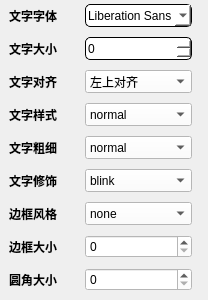
           <widget class="QWidget" name="widget_3" native="true">
            <property name="minimumSize">
             <size>
              <width>208</width>
              <height>300</height>
             </size>
            </property>
            <property name="maximumSize">
             <size>
              <width>208</width>
              <height>300</height>
             </size>
            </property>
            <property name="styleSheet">
             <string notr="true"/>
            </property>
            <layout class="QGridLayout" name="gridLayout_2">
             <property name="leftMargin">
              <number>9</number>
             </property>
             <property name="topMargin">
              <number>0</number>
             </property>
             <property name="bottomMargin">
              <number>0</number>
             </property>
             <property name="horizontalSpacing">
              <number>6</number>
             </property>
             <item row="8" column="2">
              <widget class="QSpinBox" name="spinBox_3">
               <property name="minimumSize">
                <size>
                 <width>107</width>
                 <height>23</height>
                </size>
               </property>
               <property name="styleSheet">
                <string notr="true">background-color: rgb(255, 255, 255);
color: rgb(0, 0, 0);</string>
               </property>
              </widget>
             </item>
             <item row="8" column="0">
              <widget class="QLabel" name="label_16">
               <property name="font">
                <font>
                 <weight>75</weight>
                 <bold>true</bold>
                </font>
               </property>
               <property name="text">
                <string>圆角大小</string>
               </property>
              </widget>
             </item>
             <item row="7" column="2">
              <widget class="QSpinBox" name="spinBox_2">
               <property name="minimumSize">
                <size>
                 <width>107</width>
                 <height>23</height>
                </size>
               </property>
               <property name="styleSheet">
                <string notr="true">background-color: rgb(255, 255, 255);
color: rgb(0, 0, 0);</string>
               </property>
              </widget>
             </item>
             <item row="0" column="0">
              <widget class="QLabel" name="label_8">
               <property name="minimumSize">
                <size>
                 <width>70</width>
                 <height>0</height>
                </size>
               </property>
               <property name="font">
                <font>
                 <weight>75</weight>
                 <bold>true</bold>
                </font>
               </property>
               <property name="text">
                <string>文字字体</string>
               </property>
              </widget>
             </item>
             <item row="3" column="2">
              <widget class="QComboBox" name="comboBox_2">
               <property name="minimumSize">
                <size>
                 <width>107</width>
                 <height>23</height>
                </size>
               </property>
               <property name="styleSheet">
                <string notr="true">background-color: rgb(255, 255, 255);
color: rgb(0, 0, 0);</string>
               </property>
               <item>
                <property name="text">
                 <string>normal</string>
                </property>
               </item>
               <item>
                <property name="text">
                 <string>oblique</string>
                </property>
               </item>
               <item>
                <property name="text">
                 <string>italic</string>
                </property>
               </item>
              </widget>
             </item>
             <item row="4" column="2">
              <widget class="QComboBox" name="comboBox_3">
               <property name="minimumSize">
                <size>
                 <width>107</width>
                 <height>23</height>
                </size>
               </property>
               <property name="styleSheet">
                <string notr="true">background-color: rgb(255, 255, 255);
color: rgb(0, 0, 0);</string>
               </property>
               <item>
                <property name="text">
                 <string>normal</string>
                </property>
               </item>
               <item>
                <property name="text">
                 <string>bold</string>
                </property>
               </item>
               <item>
                <property name="text">
                 <string>lighter</string>
                </property>
               </item>
              </widget>
             </item>
             <item row="5" column="2">
              <widget class="QComboBox" name="comboBox_4">
               <property name="minimumSize">
                <size>
                 <width>107</width>
                 <height>23</height>
                </size>
               </property>
               <property name="styleSheet">
                <string notr="true">background-color: rgb(255, 255, 255);
color: rgb(0, 0, 0);</string>
               </property>
               <item>
                <property name="text">
                 <string>blink</string>
                </property>
               </item>
               <item>
                <property name="text">
                 <string>underline</string>
                </property>
               </item>
               <item>
                <property name="text">
                 <string>overline</string>
                </property>
               </item>
               <item>
                <property name="text">
                 <string>line-through</string>
                </property>
               </item>
              </widget>
             </item>
             <item row="7" column="3">
              <spacer name="horizontalSpacer_10">
               <property name="orientation">
                <enum>Qt::Horizontal</enum>
               </property>
               <property name="sizeType">
                <enum>QSizePolicy::Minimum</enum>
               </property>
               <property name="sizeHint" stdset="0">
                <size>
                 <width>31</width>
                 <height>20</height>
                </size>
               </property>
              </spacer>
             </item>
             <item row="0" column="2">
              <widget class="QFontComboBox" name="fontComboBox">
               <property name="minimumSize">
                <size>
                 <width>107</width>
                 <height>23</height>
                </size>
               </property>
               <property name="styleSheet">
                <string notr="true">background-color: rgb(255, 255, 255);
color: rgb(0, 0, 0);
border-color:rgba(0,0,0,255);
border-style:solid;
border-width:1px;
border-radius:5px;
font:15px &quot;宋体&quot;;</string>
               </property>
              </widget>
             </item>
             <item row="6" column="2">
              <widget class="QComboBox" name="comboBox_5">
               <property name="minimumSize">
                <size>
                 <width>107</width>
                 <height>23</height>
                </size>
               </property>
               <property name="styleSheet">
                <string notr="true">background-color: rgb(255, 255, 255);
color: rgb(0, 0, 0);</string>
               </property>
               <item>
                <property name="text">
                 <string>none</string>
                </property>
               </item>
               <item>
                <property name="text">
                 <string>solid</string>
                </property>
               </item>
               <item>
                <property name="text">
                 <string>dotted</string>
                </property>
               </item>
               <item>
                <property name="text">
                 <string>dashed</string>
                </property>
               </item>
               <item>
                <property name="text">
                 <string>double</string>
                </property>
               </item>
               <item>
                <property name="text">
                 <string>groove</string>
                </property>
               </item>
               <item>
                <property name="text">
                 <string>ridge</string>
                </property>
               </item>
               <item>
                <property name="text">
                 <string>inset</string>
                </property>
               </item>
               <item>
                <property name="text">
                 <string>outset</string>
                </property>
               </item>
               <item>
                <property name="text">
                 <string>inherit</string>
                </property>
               </item>
              </widget>
             </item>
             <item row="2" column="2">
              <widget class="QComboBox" name="comboBox">
               <property name="minimumSize">
                <size>
                 <width>107</width>
                 <height>23</height>
                </size>
               </property>
               <property name="styleSheet">
                <string notr="true">background-color: rgb(255, 255, 255);
color: rgb(0, 0, 0);
</string>
               </property>
               <item>
                <property name="text">
                 <string>左上对齐</string>
                </property>
               </item>
               <item>
                <property name="text">
                 <string>左下对齐</string>
                </property>
               </item>
               <item>
                <property name="text">
                 <string>左对齐</string>
                </property>
               </item>
               <item>
                <property name="text">
                 <string>右上对齐</string>
                </property>
               </item>
               <item>
                <property name="text">
                 <string>右下对齐</string>
                </property>
               </item>
               <item>
                <property name="text">
                 <string>右对齐</string>
                </property>
               </item>
               <item>
                <property name="text">
                 <string>上局中</string>
                </property>
               </item>
               <item>
                <property name="text">
                 <string>下局中</string>
                </property>
               </item>
               <item>
                <property name="text">
                 <string>居中</string>
                </property>
               </item>
              </widget>
             </item>
             <item row="4" column="0">
              <widget class="QLabel" name="label_12">
               <property name="font">
                <font>
                 <weight>75</weight>
                 <bold>true</bold>
                </font>
               </property>
               <property name="text">
                <string>文字粗细</string>
               </property>
              </widget>
             </item>
             <item row="5" column="0">
              <widget class="QLabel" name="label_13">
               <property name="font">
                <font>
                 <weight>75</weight>
                 <bold>true</bold>
                </font>
               </property>
               <property name="text">
                <string>文字修饰</string>
               </property>
              </widget>
             </item>
             <item row="2" column="0">
              <widget class="QLabel" name="label_10">
               <property name="font">
                <font>
                 <weight>75</weight>
                 <bold>true</bold>
                </font>
               </property>
               <property name="text">
                <string>文字对齐</string>
               </property>
              </widget>
             </item>
             <item row="6" column="0">
              <widget class="QLabel" name="label_14">
               <property name="font">
                <font>
                 <weight>75</weight>
                 <bold>true</bold>
                </font>
               </property>
               <property name="text">
                <string>边框风格</string>
               </property>
              </widget>
             </item>
             <item row="1" column="0">
              <widget class="QLabel" name="label_9">
               <property name="font">
                <font>
                 <weight>75</weight>
                 <bold>true</bold>
                </font>
               </property>
               <property name="text">
                <string>文字大小</string>
               </property>
              </widget>
             </item>
             <item row="3" column="0">
              <widget class="QLabel" name="label_11">
               <property name="font">
                <font>
                 <weight>75</weight>
                 <bold>true</bold>
                </font>
               </property>
               <property name="text">
                <string>文字样式</string>
               </property>
              </widget>
             </item>
             <item row="7" column="0">
              <widget class="QLabel" name="label_15">
               <property name="font">
                <font>
                 <weight>75</weight>
                 <bold>true</bold>
                </font>
               </property>
               <property name="text">
                <string>边框大小</string>
               </property>
              </widget>
             </item>
             <item row="1" column="2">
              <widget class="QSpinBox" name="spinBox">
               <property name="minimumSize">
                <size>
                 <width>107</width>
                 <height>23</height>
                </size>
               </property>
               <property name="styleSheet">
                <string notr="true">background-color: rgb(255, 255, 255);
color: rgb(0, 0, 0);
border-color:rgba(0,0,0,255);
border-style:solid;
border-width:1px;
border-radius:5px;
font:15px &quot;宋体&quot;;</string>
               </property>
              </widget>
             </item>
            </layout>
           </widget>
